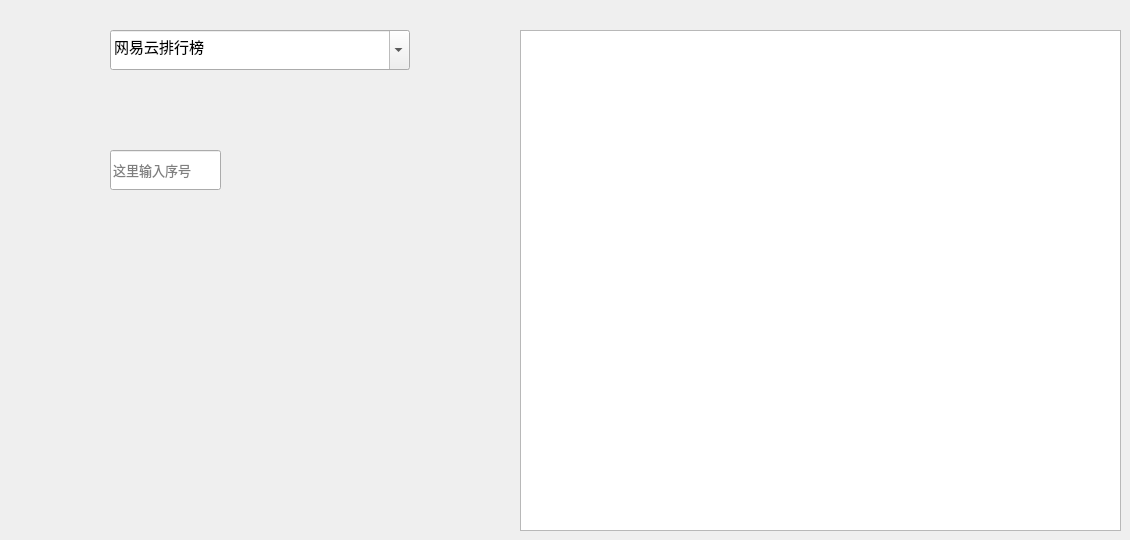
   <widget class="QWidget" name="tab_2">
    <attribute name="title">
     <string>排行榜</string>
    </attribute>
    <widget class="QComboBox" name="comboBox">
     <property name="geometry">
      <rect>
       <x>110</x>
       <y>30</y>
       <width>300</width>
       <height>40</height>
      </rect>
     </property>
     <property name="font">
      <font>
       <pointsize>11</pointsize>
      </font>
     </property>
     <property name="editable">
      <bool>true</bool>
     </property>
     <property name="duplicatesEnabled">
      <bool>false</bool>
     </property>
     <property name="frame">
      <bool>true</bool>
     </property>
     <item>
      <property name="text">
       <string>网易云排行榜</string>
      </property>
     </item>
     <item>
      <property name="text">
       <string>云音乐飙升榜</string>
      </property>
     </item>
     <item>
      <property name="text">
       <string>云音乐新歌榜</string>
      </property>
     </item>
     <item>
      <property name="text">
       <string>网易原创歌曲榜</string>
      </property>
     </item>
     <item>
      <property name="text">
       <string>云音乐热歌榜</string>
      </property>
     </item>
     <item>
      <property name="text">
       <string>云音乐说唱榜</string>
      </property>
     </item>
     <item>
      <property name="text">
       <string>云音乐古典音乐榜</string>
      </property>
     </item>
     <item>
      <property name="text">
       <string>云音乐电音榜</string>
      </property>
     </item>
     <item>
      <property name="text">
       <string>抖音排行榜</string>
      </property>
     </item>
     <item>
      <property name="text">
       <string>新声榜</string>
      </property>
     </item>
     <item>
      <property name="text">
       <string>云音乐ACG音乐榜</string>
      </property>
     </item>
     <item>
      <property name="text">
       <string>云音乐韩语榜</string>
      </property>
     </item>
     <item>
      <property name="text">
       <string>云音乐国电榜</string>
      </property>
     </item>
     <item>
      <property name="text">
       <string>英国Q杂志中文版周榜</string>
      </property>
     </item>
     <item>
      <property name="text">
       <string>电竞音乐榜</string>
      </property>
     </item>
     <item>
      <property name="text">
       <string>UK排行榜周榜</string>
      </property>
     </item>
     <item>
      <property name="text">
       <string>美国Billboard周榜</string>
      </property>
     </item>
     <item>
      <property name="text">
       <string>Beatport全球电子舞曲榜</string>
      </property>
     </item>
     <item>
      <property name="text">
       <string>KTV唛榜</string>
      </property>
     </item>
     <item>
      <property name="text">
       <string>iTunes榜</string>
      </property>
     </item>
     <item>
      <property name="text">
       <string>日本Oricon周榜</string>
      </property>
     </item>
     <item>
      <property name="text">
       <string>Hit FM Top榜</string>
      </property>
     </item>
     <item>
      <property name="text">
       <string>台湾Hito排行榜</string>
      </property>
     </item>
     <item>
      <property name="text">
       <string>云音乐欧美热歌榜</string>
      </property>
     </item>
     <item>
      <property name="text">
       <string>云音乐欧美新歌榜</string>
      </property>
     </item>
     <item>
      <property name="text">
       <string>法国 NRJ Vos Hits 周榜</string>
      </property>
     </item>
     <item>
      <property name="text">
       <string>中国新乡村音乐排行榜</string>
      </property>
     </item>
    </widget>
    <widget class="QTextEdit" name="top_textEdit">
     <property name="geometry">
      <rect>
       <x>520</x>
       <y>30</y>
       <width>601</width>
       <height>501</height>
      </rect>
     </property>
    </widget>
    <widget class="QLineEdit" name="top_lineEdit">
     <property name="geometry">
      <rect>
       <x>110</x>
       <y>150</y>
       <width>111</width>
       <height>40</height>
      </rect>
     </property>
     <property name="font">
      <font>
       <pointsize>10</pointsize>
      </font>
     </property>
     <property name="frame">
      <bool>true</bool>
     </property>
     <property name="placeholderText">
      <string>这里输入序号</string>
     </property>
    </widget>
    <widget class="QPushButton" name="top_pushButton">
     <property name="geometry">
      <rect>
       <x>270</x>
       <y>145</y>
       <width>50</width>
       <height>50</height>
      </rect>
     </property>
     <property name="font">
      <font>
       <pointsize>10</pointsize>
      </font>
     </property>
     <property name="text">
      <string/>
     </property>
     <property name="icon">
      <iconset>
       <normaloff>Image/dowload.png</normaloff>Image/dowload.png</iconset>
     </property>
     <property name="iconSize">
      <size>
       <width>50</width>
       <height>50</height>
      </size>
     </property>
     <property name="flat">
      <bool>true</bool>
     </property>
    </widget>
    <widget class="QLabel" name="top_show_label">
     <property name="geometry">
      <rect>
       <x>110</x>
       <y>270</y>
       <width>301</width>
       <height>40</height>
      </rect>
     </property>
     <property name="font">
      <font>
       <family>微软雅黑</family>
       <pointsize>12</pointsize>
       <weight>75</weight>
       <italic>false</italic>
       <bold>true</bold>
       <underline>false</underline>
       <strikeout>false</strikeout>
       <kerning>true</kerning>
      </font>
     </property>
     <property name="text">
      <string/>
     </property>
    </widget>
    <widget class="QTextEdit" name="top_id_Edit">
     <property name="geometry">
      <rect>
       <x>990</x>
       <y>430</y>
       <width>104</width>
       <height>78</height>
      </rect>
     </property>
     <property name="html">
      <string>&lt;!DOCTYPE HTML PUBLIC &quot;-//W3C//DTD HTML 4.0//EN&quot; &quot;http://www.w3.org/TR/REC-html40/strict.dtd&quot;&gt;
&lt;html&gt;&lt;head&gt;&lt;meta name=&quot;qrichtext&quot; content=&quot;1&quot; /&gt;&lt;style type=&quot;text/css&quot;&gt;
p, li { white-space: pre-wrap; }
&lt;/style&gt;&lt;/head&gt;&lt;body style=&quot; font-family:'微软雅黑'; font-size:12pt; font-weight:600; font-style:normal;&quot;&gt;
&lt;p style=&quot;-qt-paragraph-type:empty; margin-top:0px; margin-bottom:0px; margin-left:0px; margin-right:0px; -qt-block-indent:0; text-indent:0px; font-family:'思源黑体 CN Bold'; font-size:10pt;&quot;&gt;&lt;br /&gt;&lt;/p&gt;&lt;/body&gt;&lt;/html&gt;</string>
     </property>
    </widget>
    <widget class="QPushButton" name="open_Button_2">
     <property name="geometry">
      <rect>
       <x>360</x>
       <y>145</y>
       <width>50</width>
       <height>50</height>
      </rect>
     </property>
     <property name="font">
      <font>
       <family>微软雅黑</family>
       <pointsize>10</pointsize>
       <weight>75</weight>
       <italic>false</italic>
       <bold>true</bold>
       <underline>false</underline>
       <strikeout>false</strikeout>
       <kerning>true</kerning>
      </font>
     </property>
     <property name="text">
      <string/>
     </property>
     <property name="icon">
      <iconset>
       <normaloff>Image/file.png</normaloff>Image/file.png</iconset>
     </property>
     <property name="iconSize">
      <size>
       <width>50</width>
       <height>50</height>
      </size>
     </property>
     <property name="flat">
      <bool>true</bool>
     </property>
    </widget>
    <zorder>top_id_Edit</zorder>
    <zorder>comboBox</zorder>
    <zorder>top_textEdit</zorder>
    <zorder>top_lineEdit</zorder>
    <zorder>top_pushButton</zorder>
    <zorder>top_show_label</zorder>
    <zorder>open_Button_2</zorder>
   </widget>
